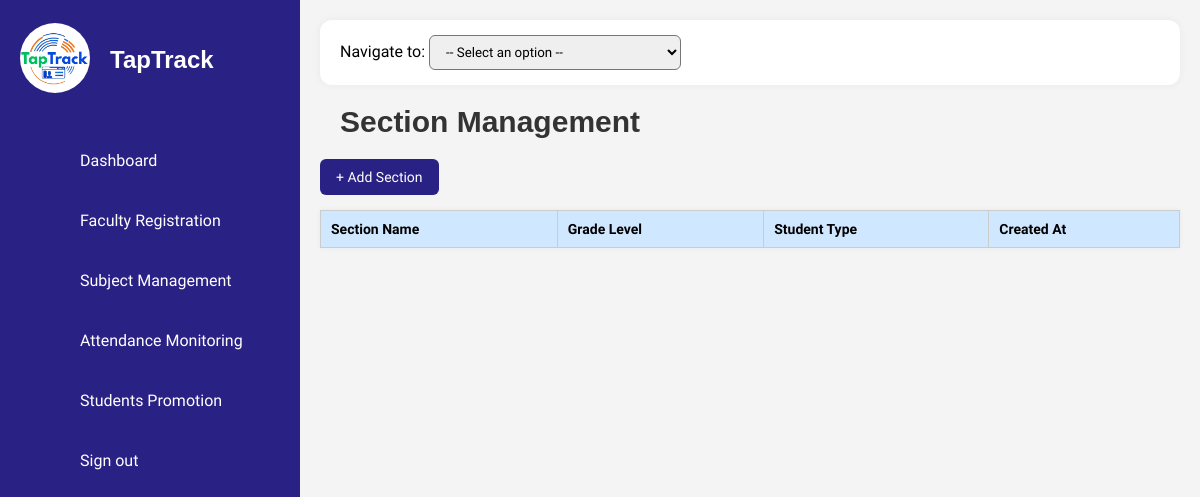
Page /ISIERA/section_management.php on the earlier database version.
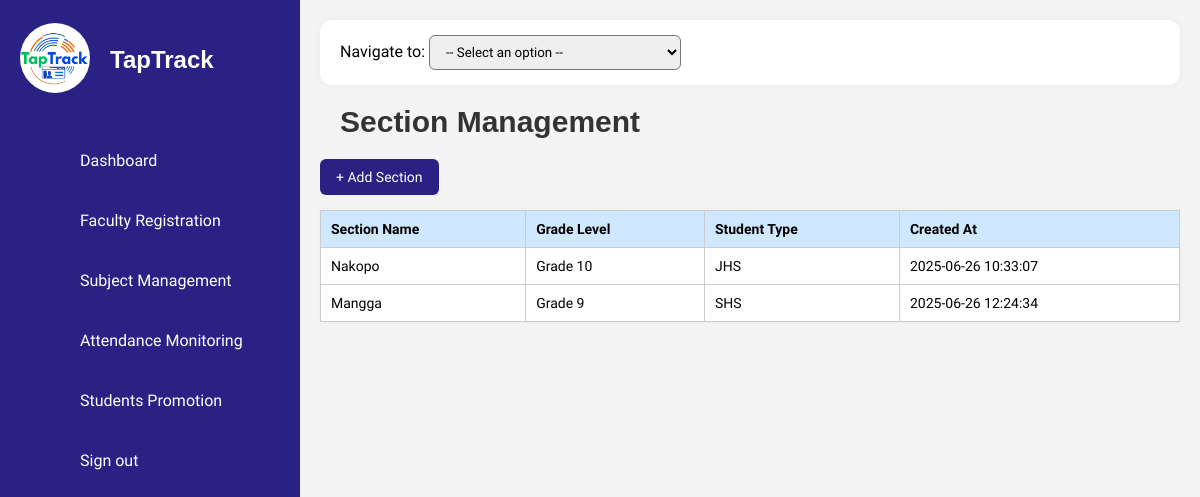
Same page on the later database version.
### tables this page shows
CREATE TABLE `sections` (
  `id` int(11) NOT NULL,
  `section_name` varchar(100) NOT NULL,
  `student_type` enum('JHS','SHS') NOT NULL,
  `grade_level` varchar(20) DEFAULT NULL,
  `created_at` timestamp NOT NULL DEFAULT current_timestamp()
);

### ISIERA/section_management.php (the view, shortened to what this page needs)
<?php
include 'db_connection.php';
$conn->query("CREATE TABLE IF NOT EXISTS sections (
  id INT AUTO_INCREMENT PRIMARY KEY,
  section_name VARCHAR(100) UNIQUE NOT NULL,
  student_type ENUM('JHS','SHS') NOT NULL,
  grade_level INT NOT NULL,
  created_at TIMESTAMP DEFAULT CURRENT_TIMESTAMP
)");
$sectionsResult = $conn->query("SELECT * FROM sections ORDER BY grade_level ASC, section_name ASC");
$sections = $sectionsResult->fetch_all(MYSQLI_ASSOC);
?>
<!DOCTYPE html>
<html lang="en">
<head>
  <link rel="stylesheet" href="assets/css/style.css" />
</head>
<body>
<?php include('sidebar.php'); ?>
<div class="main-content">
  <div class="dropdown-nav">
    <label>Navigate to:</label>
    <select onchange="navigate(this.value)">
      <option value="">-- Select an option --</option>
    </select>
  </div>
  <h2>Section Management</h2>
  <button class="add-btn" onclick="openModal()">+ Add Section</button>
<table>
  <thead>
    <tr>
      <th>Section Name</th>
      <th>Grade Level</th>
      <th>Student Type</th>
      <th>Created At</th>
    </tr>
  </thead>
  <tbody>
    <?php foreach ($sections as $section): ?>
      <tr>
        <td><?= htmlspecialchars($section['section_name']) ?></td>
        <td><?= htmlspecialchars($section['grade_level']) ?></td>
        <td><?= htmlspecialchars($section['student_type']) ?></td>
        <td><?= htmlspecialchars($section['created_at']) ?></td>
      </tr>
    <?php endforeach; ?>
  </tbody>
</table>
</body>
</body>
</html>

Differences in the rows shown:
added sections: section_name "Nakopo", grade_level "Grade 10", student_type "JHS", created_at "2025-06-26 10:33:07"
added sections: section_name "Mangga", grade_level "Grade 9", student_type "SHS", created_at "2025-06-26 12:24:34"
